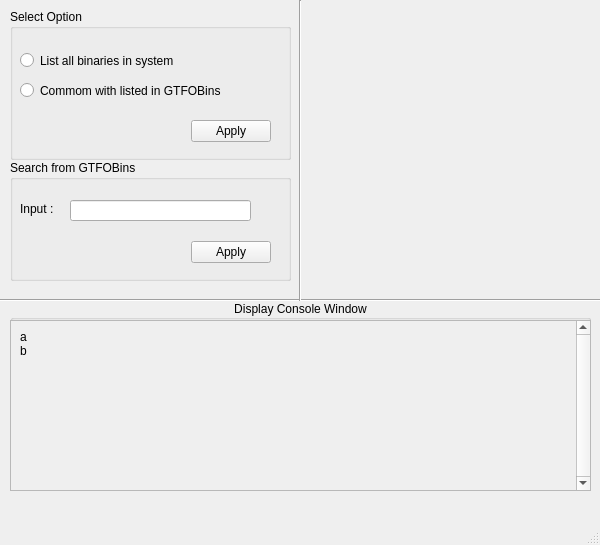
<?xml version="1.0" encoding="UTF-8"?>
<ui version="4.0">
 <class>MainWindow</class>
 <widget class="QMainWindow" name="MainWindow">
  <property name="geometry">
   <rect>
    <x>0</x>
    <y>0</y>
    <width>600</width>
    <height>545</height>
   </rect>
  </property>
  <property name="minimumSize">
   <size>
    <width>600</width>
    <height>545</height>
   </size>
  </property>
  <property name="maximumSize">
   <size>
    <width>600</width>
    <height>545</height>
   </size>
  </property>
  <property name="windowTitle">
   <string>SUID Binary Explorer</string>
  </property>
  <widget class="QWidget" name="centralwidget">
   <widget class="QGroupBox" name="groupBox">
    <property name="geometry">
     <rect>
      <x>10</x>
      <y>300</y>
      <width>581</width>
      <height>191</height>
     </rect>
    </property>
    <property name="title">
     <string>Display Console Window</string>
    </property>
    <property name="alignment">
     <set>Qt::AlignCenter</set>
    </property>
    <widget class="QScrollArea" name="scrollArea">
     <property name="geometry">
      <rect>
       <x>0</x>
       <y>20</y>
       <width>581</width>
       <height>171</height>
      </rect>
     </property>
     <property name="verticalScrollBarPolicy">
      <enum>Qt::ScrollBarAlwaysOn</enum>
     </property>
     <property name="widgetResizable">
      <bool>true</bool>
     </property>
     <widget class="QWidget" name="scrollAreaWidgetContents">
      <property name="geometry">
       <rect>
        <x>0</x>
        <y>0</y>
        <width>565</width>
        <height>169</height>
       </rect>
      </property>
      <layout class="QVBoxLayout" name="verticalLayout">
       <item>
        <widget class="QLabel" name="label">
         <property name="text">
          <string>a
b</string>
         </property>
         <property name="alignment">
          <set>Qt::AlignLeading|Qt::AlignLeft|Qt::AlignTop</set>
         </property>
         <property name="margin">
          <number>4</number>
         </property>
        </widget>
       </item>
      </layout>
     </widget>
    </widget>
   </widget>
   <widget class="QGroupBox" name="groupBox_2">
    <property name="geometry">
     <rect>
      <x>10</x>
      <y>9</y>
      <width>281</width>
      <height>151</height>
     </rect>
    </property>
    <property name="title">
     <string>Select Option</string>
    </property>
    <widget class="QRadioButton" name="radioButton">
     <property name="geometry">
      <rect>
       <x>10</x>
       <y>40</y>
       <width>221</width>
       <height>23</height>
      </rect>
     </property>
     <property name="text">
      <string>List all binaries in system</string>
     </property>
    </widget>
    <widget class="QDialogButtonBox" name="buttonBox">
     <property name="geometry">
      <rect>
       <x>180</x>
       <y>110</y>
       <width>81</width>
       <height>25</height>
      </rect>
     </property>
     <property name="standardButtons">
      <set>QDialogButtonBox::Apply</set>
     </property>
    </widget>
    <widget class="QRadioButton" name="radioButton_2">
     <property name="geometry">
      <rect>
       <x>10</x>
       <y>70</y>
       <width>251</width>
       <height>23</height>
      </rect>
     </property>
     <property name="text">
      <string>Commom with listed in GTFOBins</string>
     </property>
    </widget>
   </widget>
   <widget class="QLabel" name="label_2">
    <property name="geometry">
     <rect>
      <x>310</x>
      <y>10</y>
      <width>271</width>
      <height>271</height>
     </rect>
    </property>
    <property name="text">
     <string/>
    </property>
    <property name="pixmap">
     <pixmap>logo.jpg</pixmap>
    </property>
    <property name="scaledContents">
     <bool>true</bool>
    </property>
   </widget>
   <widget class="QGroupBox" name="groupBox_3">
    <property name="geometry">
     <rect>
      <x>10</x>
      <y>160</y>
      <width>281</width>
      <height>121</height>
     </rect>
    </property>
    <property name="title">
     <string>Search from GTFOBins</string>
    </property>
    <widget class="QLineEdit" name="lineEdit">
     <property name="geometry">
      <rect>
       <x>60</x>
       <y>40</y>
       <width>181</width>
       <height>21</height>
      </rect>
     </property>
    </widget>
    <widget class="QDialogButtonBox" name="buttonBox_2">
     <property name="geometry">
      <rect>
       <x>180</x>
       <y>80</y>
       <width>81</width>
       <height>25</height>
      </rect>
     </property>
     <property name="standardButtons">
      <set>QDialogButtonBox::Apply</set>
     </property>
     <property name="centerButtons">
      <bool>false</bool>
     </property>
    </widget>
    <widget class="QLabel" name="label_3">
     <property name="geometry">
      <rect>
       <x>10</x>
       <y>40</y>
       <width>67</width>
       <height>17</height>
      </rect>
     </property>
     <property name="text">
      <string>Input : </string>
     </property>
    </widget>
   </widget>
   <widget class="Line" name="line">
    <property name="geometry">
     <rect>
      <x>-10</x>
      <y>290</y>
      <width>611</width>
      <height>21</height>
     </rect>
    </property>
    <property name="orientation">
     <enum>Qt::Horizontal</enum>
    </property>
   </widget>
   <widget class="Line" name="line_2">
    <property name="geometry">
     <rect>
      <x>290</x>
      <y>0</y>
      <width>20</width>
      <height>301</height>
     </rect>
    </property>
    <property name="orientation">
     <enum>Qt::Vertical</enum>
    </property>
   </widget>
  </widget>
  <widget class="QMenuBar" name="menubar">
   <property name="geometry">
    <rect>
     <x>0</x>
     <y>0</y>
     <width>600</width>
     <height>22</height>
    </rect>
   </property>
  </widget>
  <widget class="QStatusBar" name="statusbar"/>
 </widget>
 <resources/>
 <connections/>
</ui>
